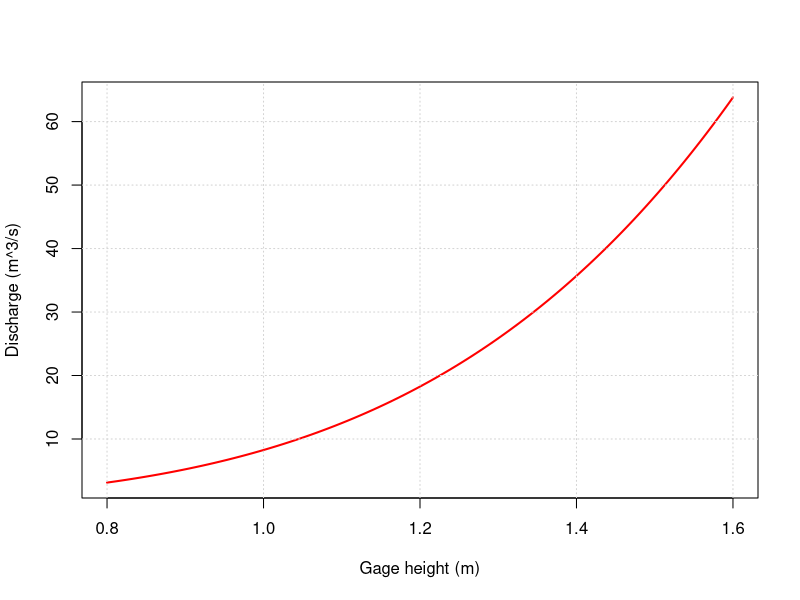

R code for this plot:

rm(list = ls())

# ****************************************************
# 1) User defined functions ####
# ****************************************************

# example 1 - rating curve for river flow
# ************************

# The height-discharge relationship at a river location is given as follows

# Q = A x H ^ b

# Q <- discharge, in m^3/s 
# H <- gage height, in m
# A and b are constants. values are given below
A <- 8.26
b <- 4.35


# define the function
Discharge <- function( x, A = 8.26, b = 4.35 ) {
  
  # define the function
  A * x ^ b 
  
}


# evaluate the function

Q1 <- Discharge(x = 1.2)

# answer is 18.25654

# ****************************************************
# 2) Create a plot with the functions ####
# ****************************************************

# for a height range of 0.8 and 1.6 meters,
# let's create the rating curve
help(curve)

curve(expr = Discharge,
      from = 0.8,                  # "from" and "to" defines the range over which the function will be plotted
      to = 1.6,
      n = 100,                     # integer; the number of x values within the defined range at which to evaluate
      add = FALSE,                 # if FALSE add to an already existing plot
      col = "red",                 # set plot color
      lwd = 2,                     # set plot line thickness
      xlab = "Gage height (m)",    # x axis title
      ylab = "Discharge (m^3/s)")  # y axis title
# We can add some details to the plot
grid()



